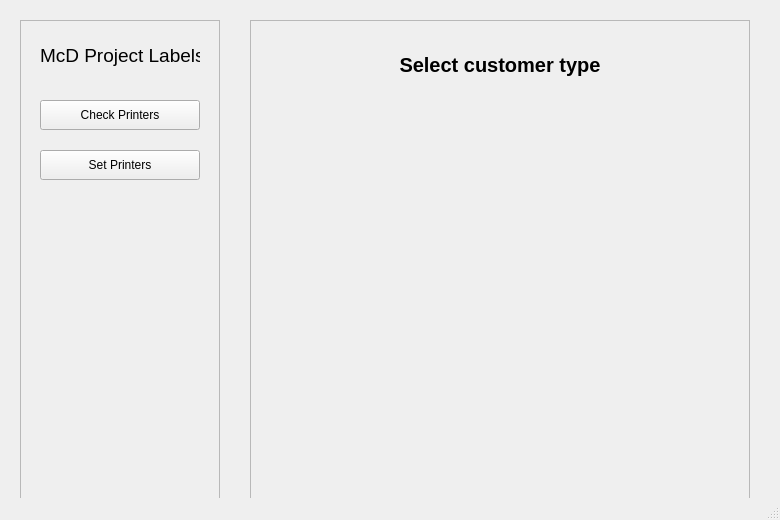
<?xml version="1.0" encoding="UTF-8"?>
<ui version="4.0">
 <class>MainWindow</class>
 <widget class="QMainWindow" name="MainWindow">
  <property name="geometry">
   <rect>
    <x>0</x>
    <y>0</y>
    <width>780</width>
    <height>520</height>
   </rect>
  </property>
  <property name="minimumSize">
   <size>
    <width>780</width>
    <height>520</height>
   </size>
  </property>
  <property name="maximumSize">
   <size>
    <width>780</width>
    <height>520</height>
   </size>
  </property>
  <property name="windowTitle">
   <string>MainWindow</string>
  </property>
  <widget class="QWidget" name="centralwidget">
   <widget class="QFrame" name="frame_left">
    <property name="geometry">
     <rect>
      <x>20</x>
      <y>20</y>
      <width>200</width>
      <height>480</height>
     </rect>
    </property>
    <property name="autoFillBackground">
     <bool>false</bool>
    </property>
    <property name="frameShape">
     <enum>QFrame::StyledPanel</enum>
    </property>
    <property name="frameShadow">
     <enum>QFrame::Raised</enum>
    </property>
    <widget class="QLabel" name="label">
     <property name="geometry">
      <rect>
       <x>20</x>
       <y>20</y>
       <width>160</width>
       <height>30</height>
      </rect>
     </property>
     <property name="font">
      <font>
       <pointsize>14</pointsize>
      </font>
     </property>
     <property name="text">
      <string>McD Project Labels</string>
     </property>
    </widget>
    <widget class="QPushButton" name="pushButton">
     <property name="geometry">
      <rect>
       <x>20</x>
       <y>80</y>
       <width>160</width>
       <height>30</height>
      </rect>
     </property>
     <property name="text">
      <string>Check Printers</string>
     </property>
    </widget>
    <widget class="QPushButton" name="pushButton_2">
     <property name="geometry">
      <rect>
       <x>20</x>
       <y>130</y>
       <width>160</width>
       <height>30</height>
      </rect>
     </property>
     <property name="text">
      <string>Set Printers</string>
     </property>
    </widget>
   </widget>
   <widget class="QFrame" name="frame_right">
    <property name="geometry">
     <rect>
      <x>250</x>
      <y>20</y>
      <width>500</width>
      <height>480</height>
     </rect>
    </property>
    <property name="frameShape">
     <enum>QFrame::StyledPanel</enum>
    </property>
    <property name="frameShadow">
     <enum>QFrame::Raised</enum>
    </property>
    <widget class="QLabel" name="label_2">
     <property name="geometry">
      <rect>
       <x>30</x>
       <y>30</y>
       <width>440</width>
       <height>30</height>
      </rect>
     </property>
     <property name="font">
      <font>
       <pointsize>15</pointsize>
       <weight>75</weight>
       <italic>false</italic>
       <bold>true</bold>
       <underline>false</underline>
       <strikeout>false</strikeout>
       <kerning>true</kerning>
      </font>
     </property>
     <property name="contextMenuPolicy">
      <enum>Qt::NoContextMenu</enum>
     </property>
     <property name="layoutDirection">
      <enum>Qt::LeftToRight</enum>
     </property>
     <property name="text">
      <string>Select customer type</string>
     </property>
     <property name="alignment">
      <set>Qt::AlignCenter</set>
     </property>
     <property name="textInteractionFlags">
      <set>Qt::NoTextInteraction</set>
     </property>
    </widget>
   </widget>
  </widget>
  <widget class="QStatusBar" name="statusbar"/>
 </widget>
 <resources/>
 <connections/>
</ui>
